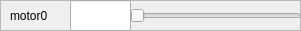
         <widget class="QFrame" name="frame_8">
          <property name="geometry">
           <rect>
            <x>0</x>
            <y>240</y>
            <width>301</width>
            <height>31</height>
           </rect>
          </property>
          <property name="frameShape">
           <enum>QFrame::StyledPanel</enum>
          </property>
          <property name="frameShadow">
           <enum>QFrame::Raised</enum>
          </property>
          <widget class="QSlider" name="motor0">
           <property name="geometry">
            <rect>
             <x>130</x>
             <y>0</y>
             <width>171</width>
             <height>31</height>
            </rect>
           </property>
           <property name="minimum">
            <number>-50</number>
           </property>
           <property name="maximum">
            <number>50</number>
           </property>
           <property name="value">
            <number>-50</number>
           </property>
           <property name="orientation">
            <enum>Qt::Horizontal</enum>
           </property>
          </widget>
          <widget class="QLabel" name="label_7">
           <property name="geometry">
            <rect>
             <x>10</x>
             <y>0</y>
             <width>91</width>
             <height>31</height>
            </rect>
           </property>
           <property name="text">
            <string>motor0</string>
           </property>
          </widget>
          <widget class="QLineEdit" name="setPoint_motor0">
           <property name="geometry">
            <rect>
             <x>70</x>
             <y>0</y>
             <width>61</width>
             <height>31</height>
            </rect>
           </property>
           <property name="readOnly">
            <bool>true</bool>
           </property>
          </widget>
         </widget>
